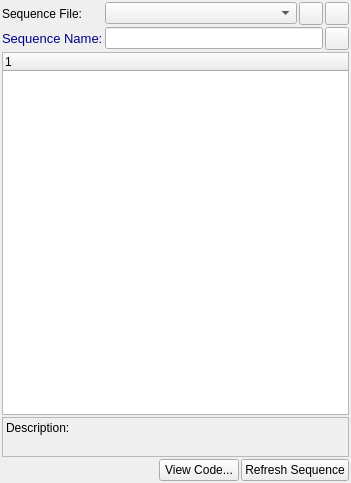
<?xml version="1.0" encoding="UTF-8"?>
<ui version="4.0">
 <class>SequenceWizard</class>
 <widget class="QWidget" name="SequenceWizard">
  <property name="geometry">
   <rect>
    <x>0</x>
    <y>0</y>
    <width>351</width>
    <height>483</height>
   </rect>
  </property>
  <property name="windowTitle">
   <string>Form</string>
  </property>
  <layout class="QGridLayout" name="gridLayout">
   <property name="leftMargin">
    <number>2</number>
   </property>
   <property name="topMargin">
    <number>2</number>
   </property>
   <property name="rightMargin">
    <number>2</number>
   </property>
   <property name="bottomMargin">
    <number>2</number>
   </property>
   <property name="spacing">
    <number>2</number>
   </property>
   <item row="0" column="0">
    <widget class="QLabel" name="lblSeqFile">
     <property name="font">
      <font>
       <pointsize>9</pointsize>
      </font>
     </property>
     <property name="text">
      <string>&lt;font color=darkblue&gt;Sequence File:&lt;/font&gt;</string>
     </property>
    </widget>
   </item>
   <item row="0" column="1">
    <layout class="QHBoxLayout" name="horizontalLayout_2">
     <property name="spacing">
      <number>2</number>
     </property>
     <item>
      <widget class="QComboBox" name="cboxSequences">
       <property name="sizePolicy">
        <sizepolicy hsizetype="MinimumExpanding" vsizetype="Fixed">
         <horstretch>0</horstretch>
         <verstretch>0</verstretch>
        </sizepolicy>
       </property>
       <property name="minimumSize">
        <size>
         <width>0</width>
         <height>0</height>
        </size>
       </property>
       <property name="layoutDirection">
        <enum>Qt::LeftToRight</enum>
       </property>
       <property name="sizeAdjustPolicy">
        <enum>QComboBox::AdjustToMinimumContentsLength</enum>
       </property>
      </widget>
     </item>
     <item>
      <widget class="QToolButton" name="tbtAddSequence">
       <property name="text">
        <string/>
       </property>
      </widget>
     </item>
     <item>
      <widget class="QToolButton" name="tbtRefreshSeqList">
       <property name="text">
        <string/>
       </property>
      </widget>
     </item>
    </layout>
   </item>
   <item row="1" column="0">
    <widget class="QLabel" name="lblSeqName">
     <property name="font">
      <font>
       <pointsize>10</pointsize>
      </font>
     </property>
     <property name="text">
      <string>&lt;font color=darkblue&gt;Sequence Name:&lt;/font&gt;</string>
     </property>
    </widget>
   </item>
   <item row="1" column="1">
    <layout class="QHBoxLayout" name="horizontalLayout_3">
     <property name="spacing">
      <number>2</number>
     </property>
     <item>
      <widget class="QLineEdit" name="ledSeqName">
       <property name="minimumSize">
        <size>
         <width>0</width>
         <height>0</height>
        </size>
       </property>
       <property name="font">
        <font>
         <pointsize>9</pointsize>
        </font>
       </property>
       <property name="alignment">
        <set>Qt::AlignLeading|Qt::AlignLeft|Qt::AlignVCenter</set>
       </property>
       <property name="readOnly">
        <bool>true</bool>
       </property>
      </widget>
     </item>
     <item>
      <widget class="QToolButton" name="tbtInfo">
       <property name="text">
        <string/>
       </property>
      </widget>
     </item>
    </layout>
   </item>
   <item row="2" column="0" colspan="2">
    <widget class="QTreeWidget" name="treeWidget">
     <property name="sizePolicy">
      <sizepolicy hsizetype="Preferred" vsizetype="Expanding">
       <horstretch>0</horstretch>
       <verstretch>0</verstretch>
      </sizepolicy>
     </property>
     <column>
      <property name="text">
       <string notr="true">1</string>
      </property>
     </column>
    </widget>
   </item>
   <item row="3" column="0" colspan="2">
    <widget class="QLabel" name="lblDescription">
     <property name="minimumSize">
      <size>
       <width>0</width>
       <height>40</height>
      </size>
     </property>
     <property name="frameShape">
      <enum>QFrame::StyledPanel</enum>
     </property>
     <property name="frameShadow">
      <enum>QFrame::Plain</enum>
     </property>
     <property name="text">
      <string>Description:</string>
     </property>
     <property name="alignment">
      <set>Qt::AlignLeading|Qt::AlignLeft|Qt::AlignTop</set>
     </property>
     <property name="wordWrap">
      <bool>true</bool>
     </property>
     <property name="textInteractionFlags">
      <set>Qt::LinksAccessibleByMouse|Qt::TextSelectableByKeyboard|Qt::TextSelectableByMouse</set>
     </property>
    </widget>
   </item>
   <item row="4" column="0" colspan="2">
    <layout class="QHBoxLayout" name="horizontalLayout">
     <property name="spacing">
      <number>2</number>
     </property>
     <item>
      <spacer name="horizontalSpacer">
       <property name="orientation">
        <enum>Qt::Horizontal</enum>
       </property>
       <property name="sizeHint" stdset="0">
        <size>
         <width>40</width>
         <height>20</height>
        </size>
       </property>
      </spacer>
     </item>
     <item>
      <widget class="QPushButton" name="pbtViewCode">
       <property name="text">
        <string>View Code...</string>
       </property>
      </widget>
     </item>
     <item>
      <widget class="QPushButton" name="pbtRefresh">
       <property name="text">
        <string>Refresh Sequence</string>
       </property>
      </widget>
     </item>
    </layout>
   </item>
  </layout>
 </widget>
 <resources/>
 <connections/>
</ui>
